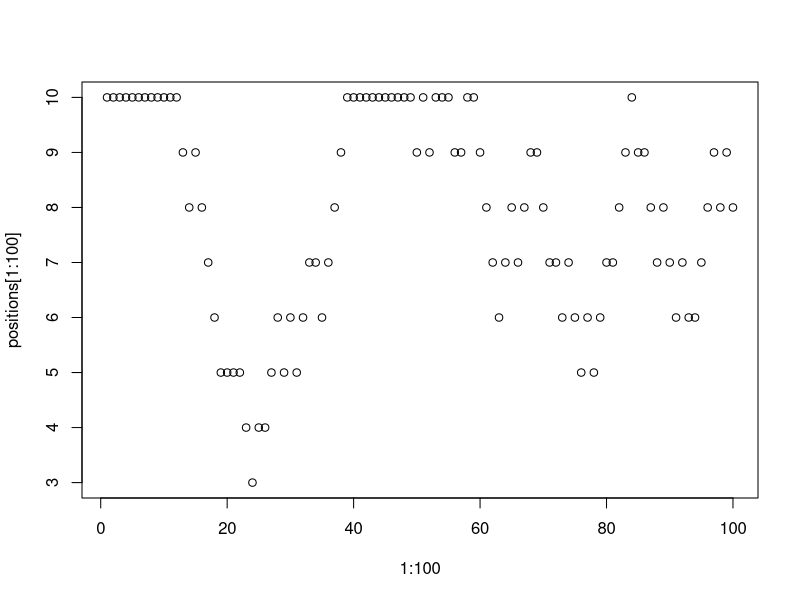
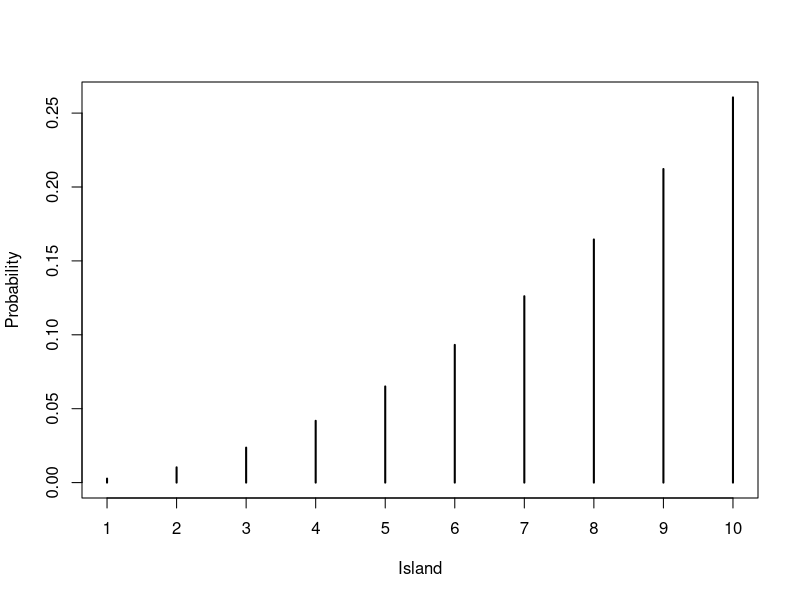
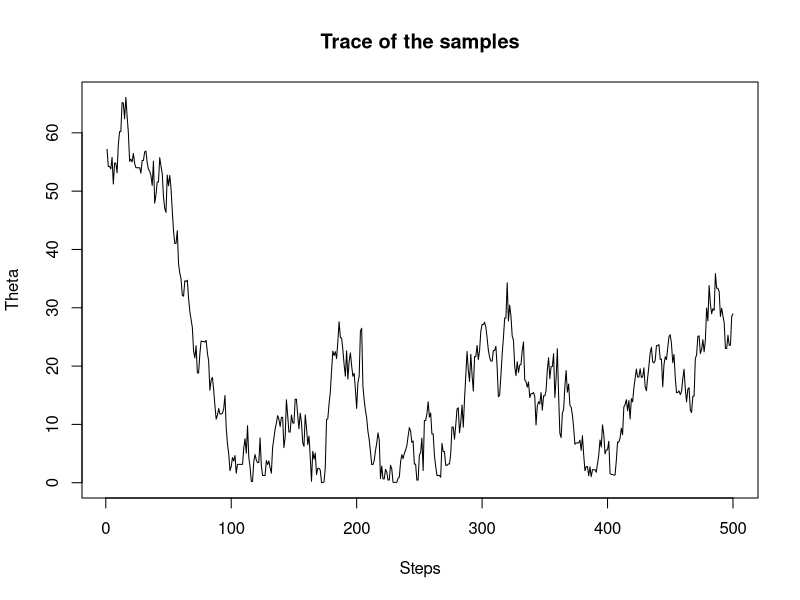

Write the R code that produced these figures, in order.
## ---- chunk 1
  if (exists("lsg") == FALSE){ #Nur falls von RStudio aufgerufen
    lsg <- TRUE   #Wenn man die lsg ausgeben will dann lsg <- TRUE sonst 
  }
  if (exists("baseDir") == FALSE){ #Nur falls von RStudio aufgerufen
    baseDir = getwd()
  }
  ig <- function(name, scale = 1) {
     return (paste0("\\includegraphics[ scale =", scale,"]{", baseDir,"/", name, "}"))
  }
## ---- chunk 2
num_weeks <- 1e5
positions <- rep(0, num_weeks)
s = (1:10)^2 #Sizes of the islands in abitrary units
current <- 10
for (i in 1:num_weeks) {
  ## record current position
  positions[i] <- current
  ## flip coin to generate proposal
  proposal <- current + sample(c(-1, 1), size = 1)
  ## now make sure he loops around the archipelago
  if (proposal < 1) proposal <- 10
  if (proposal > 10) proposal <- 1
  ## move?
  prob_move <- s[proposal] / s[current]
  current <- ifelse(runif(1) < prob_move, proposal, current)
}
plot(1:100, positions[1:100])
plot(table(positions)/num_weeks, type = "h", xlab = "Island", ylab = "Probability")
## ---- chunk 3
### We observe that the chain moves larger distances, but the acceptance rate is lower (many horizonal lines)

Steps = 10000
plot_max = 500
thetas = rep(NA, Steps)

# Some target distribution (only up to a constant factor)
p = function(theta){
  return (dexp(theta, rate=1/10)*42)
}

theta = 60 #Initial value
for (t in 1:Steps) {
  theta_star = rnorm(1, theta, 3)  # Propose a new value
  A = min(1, p(theta_star)/p(theta)) #Acceptance probability
  # Accept or reject the new value
  if (runif(1) < A) { # Accept with probability A
    thetas[t] = theta_star
    theta = theta_star 
  } 
  thetas[t] = theta
}
plot(1:plot_max, thetas[1:plot_max], type = "l", xlab = "Steps", ylab = "Theta", main="Trace of the samples")
